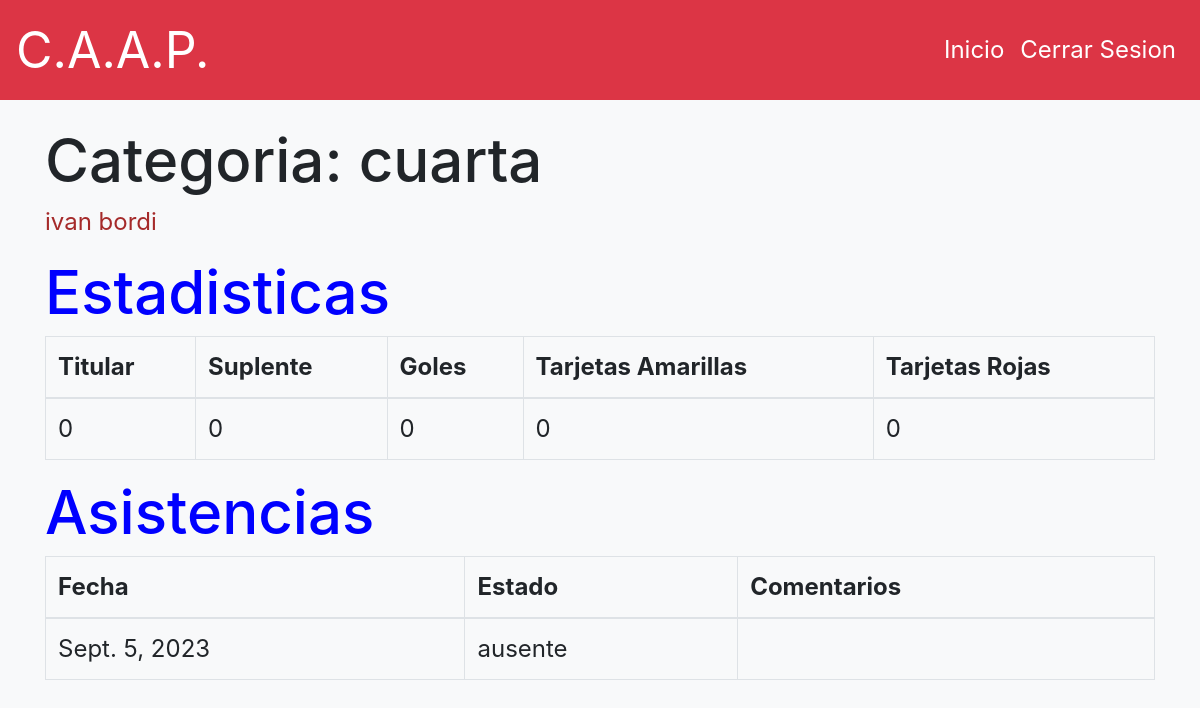
Page / (signed in) on the earlier database version.
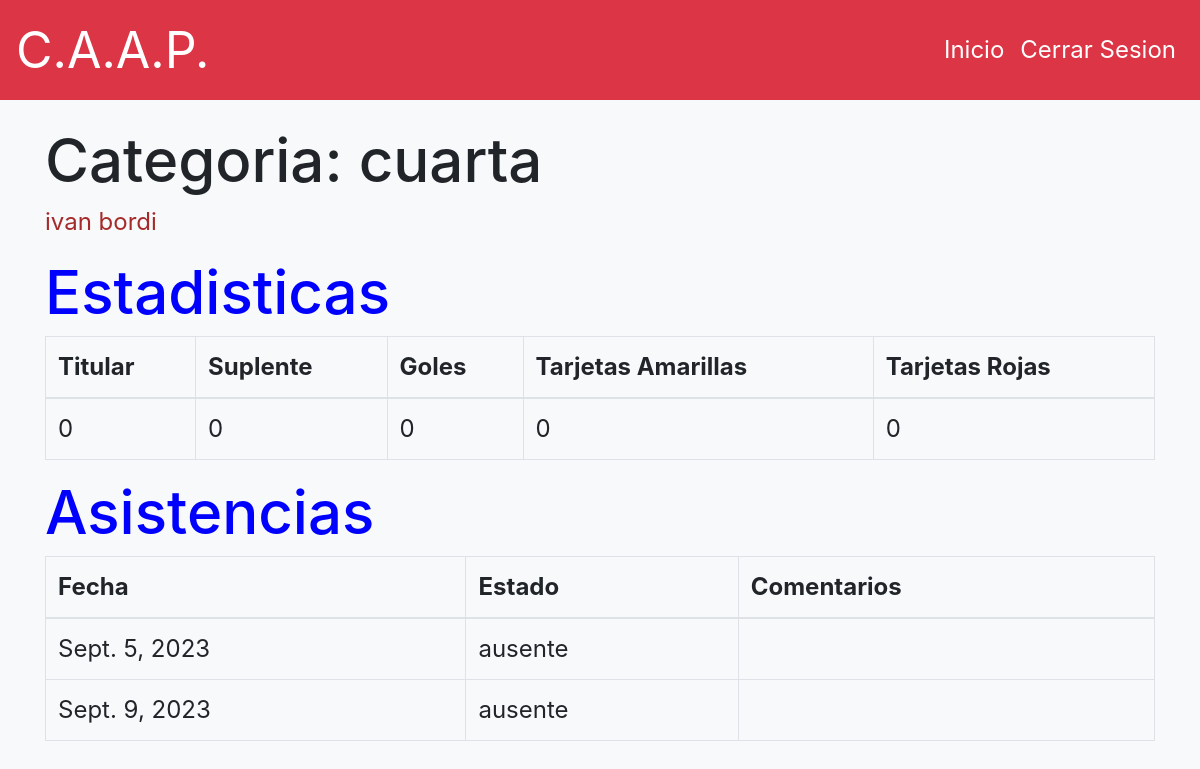
Same page on the later database version.
### network/models.py (models this page shows, shortened)
class Asistencia(models.Model):
    jugador = models.ForeignKey(User, on_delete=models.CASCADE, related_name='asistencias_jugador')
    tomada_por = models.ForeignKey(User, on_delete=models.CASCADE, related_name='asistencias_tomadas_por')
    categoria = models.CharField(max_length=50, default='Default Category')
    fecha = models.DateField(auto_now_add=True)
    estado = models.CharField(max_length=20)
    comentarios = models.TextField(blank=True)

### network/views.py (the view, shortened to what this page needs)
# urls.py: path("", views.index, name="index"),
@login_required(login_url='login')
def index(request):
    if request.method == "GET":
        if request.user.is_authenticated and request.user.logeado_como == "jugador":
            asistencias_jugador = Asistencia.objects.filter(jugador=request.user.id)
            return render(request, "network/index.html", {
                "asistencias" : asistencias_jugador
            })
        else:
            return HttpResponse("No estas logueado como algo que tenga vista disponible comonicate con el coordinador")

### network/templates/network/index.html
{% extends "network/layout.html" %}
{% load static %}
{% block body %}
    <h4>Categoria: {{request.user.categoria}} </h4>
    <p style="color: brown;" >{{request.user.first_name}} {{request.user.last_name}}</p>
    <div class="row">
        <div class="col-md-12">
            <h5 style="color: blue;" >Estadisticas</h5>
            <table class="table table-bordered">
                <thead>
                    <tr>
                        <th>Titular</th>
                        <th>Suplente</th>
                        <th>Goles</th>
                        <th>Tarjetas Amarillas</th>
                        <th>Tarjetas Rojas</th>
                    </tr>
                </thead>
                <tbody>
                        <tr>
                            <td>{{request.user.titular}} </td>
                            <td>{{request.user.suplente}} </td>
                            <td>{{request.user.goles_jugador}} </td>
                            <td>{{request.user.ta_jugador}} </td>
                            <td>{{request.user.tr_jugador}} </td>
                        </tr>
                </tbody>
            </table>
        </div>
    </div>
        <div>
            <h5 style="color: blue;" >Asistencias</h5>
            <table class="table table-bordered" >
                <thead>
                    <tr>
                        <th>Fecha</th>
                        <th>Estado</th>
                        <th>Comentarios</th>
                    </tr>
                </thead>
                <tbody>
                    {% for asistencia in asistencias %}
                        <tr>
                            <td>{{ asistencia.fecha }}</td>
                            <td>{{ asistencia.estado }}</td>
                            <td>{{ asistencia.comentarios }}</td>
                        </tr>
                    {% endfor %}
                </tbody>
            </table>
        </div>
{% endblock %}

Differences in the rows shown:
added Asistencia: fecha "Sept. 9, 2023", estado "ausente"
